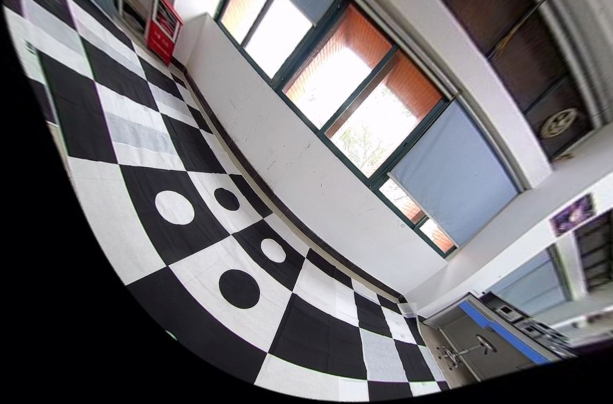
#> input picture images/back.jpg, 1225 x 808 px (shown at 1/2 size)
$ python -i utils.py   (imports and definitions only)
#> lines starting #> are read from the running program, lines starting #| are printed output that depends on the picture; after the words box and inside, x2 and y2 are one past the last pixel; in counts of white or black regions, pixels touching at a corner belong together
#> further down, picture is the input picture: shape (808, 1225, 3); mean B, G, R 112.6, 108.7, 110.8
import cv2
import numpy as np


# [45 lines left out: functions gstreamer_pipeline, convert_binary_to_bool, adjust_luminance, get_mean_statistisc, not called in this run]


def mean_luminance_ratio(grayA, grayB, mask):
    return get_mean_statistisc(grayA, mask) / get_mean_statistisc(grayB, mask)


def get_mask(img):
    """
    Convert an image to a mask array.
    """
    gray = cv2.cvtColor(img, cv2.COLOR_BGR2GRAY)
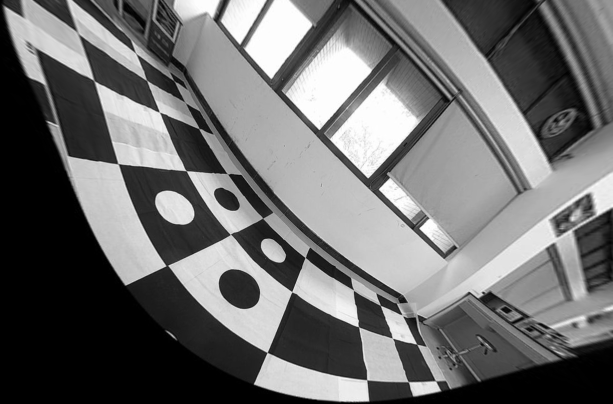
#> gray: shape (808, 1225) (shown at 1/2 size); min 0, max 255, mean 109.7
    ret, mask = cv2.threshold(gray, 0, 255, cv2.THRESH_BINARY)
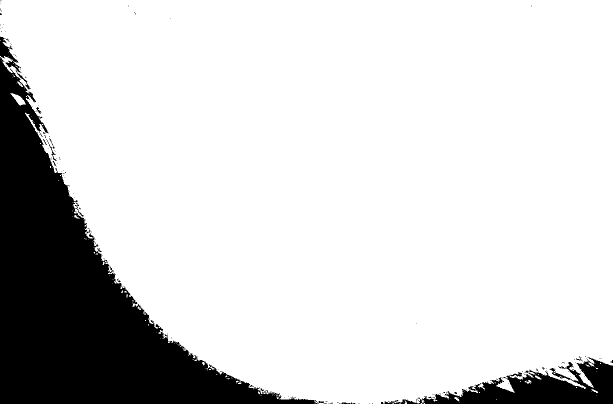
#> mask: shape (808, 1225) (shown at 1/2 size); 83.5% white; 163 black regions (150 under 20 px), largest, box (x1, y1, x2, y2) and area: (0, 114, 652, 808) 144055, (769, 714, 1225, 808) 17516, (0, 73, 61, 179) 1087
    return mask


# [9 lines left out: function get_overlap_region_mask, not called in this run]


def get_outmost_polygon_boundary(img):
    """
    Given a mask image with the mask describes the overlapping region of
    two images, get the outmost contour of this region.
    """
    mask = get_mask(img)
    mask = cv2.dilate(mask, np.ones((2, 2), np.uint8), iterations=2)
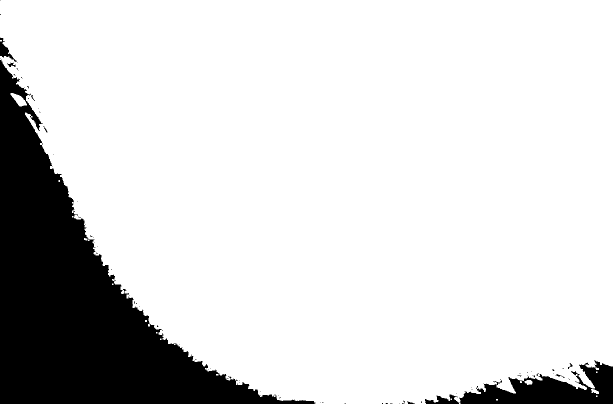
#> mask: shape (808, 1225) (shown at 1/2 size); 84.3% white; 78 black regions (68 under 20 px)
    cnts, hierarchy = cv2.findContours(
        mask,
        cv2.RETR_EXTERNAL,
        cv2.CHAIN_APPROX_SIMPLE)[-2:]
#> cnts = 18 contours, 14 with area under 20; largest, box (x1, y1, x2, y2) and area: (0, 0, 1225, 808) 831414, (21, 186, 54, 213) 402, (1049, 760, 1065, 770) 98, (1182, 778, 1198, 788) 76

    # get the contour with largest aera
    C = sorted(cnts, key=lambda x: cv2.contourArea(x), reverse=True)[0]
#> C = contour of 1539 points, box (x1, y1, x2, y2) (0, 0, 1225, 808), area 831414

    # polygon approximation
    polygon = cv2.approxPolyDP(C, 0.009 * cv2.arcLength(C, True), True)
#> polygon = [[0, 1], [187, 507], [415, 742], [920, 807], [1224, 732], [1224, 0]]

    return polygon


# [48 lines left out: functions get_weight_mask_matrix, make_white_balance, not called in this run]

>>> import cv2
>>> picture = cv2.imread('../images/back.jpg')
>>> result = get_outmost_polygon_boundary(picture)
#> result has the same summary as polygon in get_outmost_polygon_boundary

$ run again, on images/front.jpg
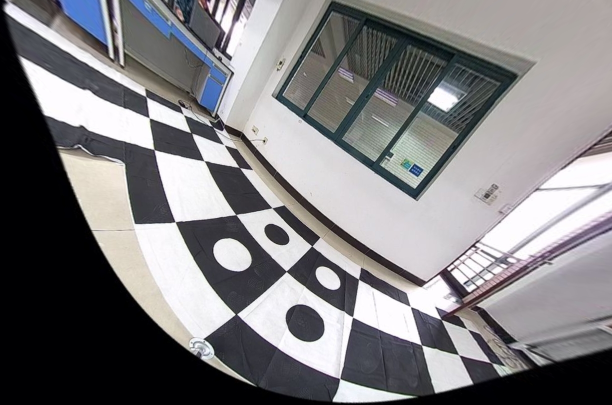
#> input picture images/front.jpg, 1224 x 810 px (shown at 1/2 size)
#> picture is the input picture: shape (810, 1224, 3); mean B, G, R 127.5, 125.2, 126.4
#> in get_mask, `ret, mask = cv2.threshold(gray, 0, 255, cv2.THRESH_BINARY)`:
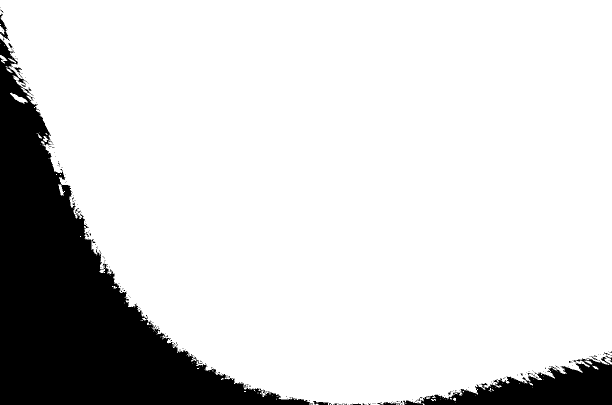
#> mask: shape (810, 1224) (shown at 1/2 size); 83.4% white; 228 black regions (213 under 20 px), largest, box (x1, y1, x2, y2) and area: (0, 77, 626, 810) 143998, (806, 714, 1224, 810) 19153, (0, 27, 20, 82) 315
#> in get_outmost_polygon_boundary, `mask = cv2.dilate(mask, np.ones((2, 2), np.uint8), iterations=2)`:
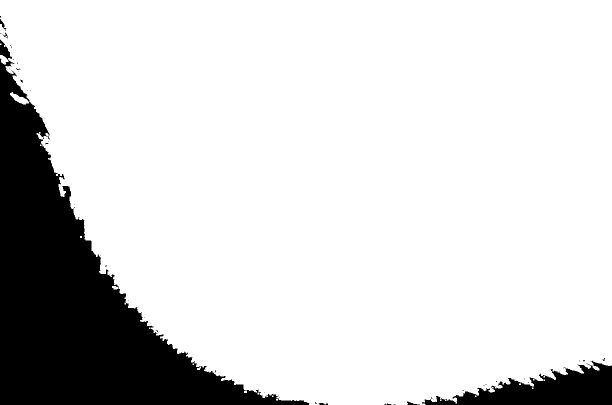
#> mask: shape (810, 1224) (shown at 1/2 size); 84.1% white; 47 black regions (40 under 20 px)
#> cnts = 20 contours, 15 with area under 20; largest, box (x1, y1, x2, y2) and area: (0, 0, 1224, 810) 831109, (20, 184, 58, 209) 368, (0, 110, 17, 129) 169, (224, 572, 236, 579) 50, (394, 734, 402, 740) 20
#> C = contour of 1440 points, box (x1, y1, x2, y2) (0, 0, 1224, 810), area 831109
#> polygon = [[0, 0], [198, 544], [392, 733], [850, 809], [1223, 730], [1223, 0]]
#> result has the same summary as polygon in get_outmost_polygon_boundary

$ run again, on images/front_left.jpg
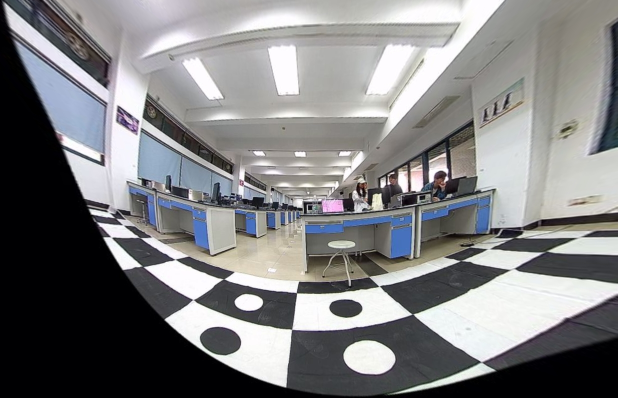
#> input picture images/front_left.jpg, 1235 x 796 px (shown at 1/2 size)
#> picture is the input picture: shape (796, 1235, 3); mean B, G, R 128.3, 127.1, 127
#> in get_mask, `ret, mask = cv2.threshold(gray, 0, 255, cv2.THRESH_BINARY)`:
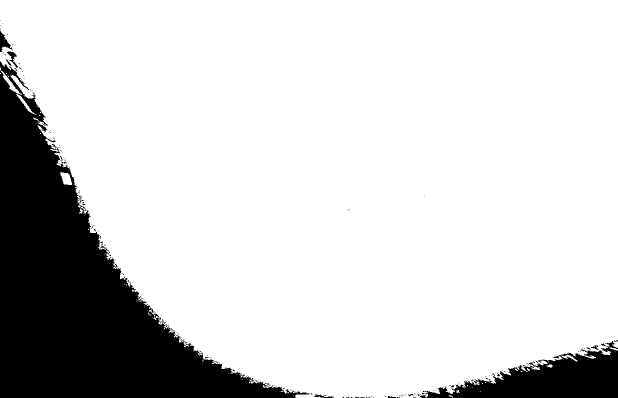
#> mask: shape (796, 1235) (shown at 1/2 size); 82.8% white; 185 black regions (175 under 20 px), largest, box (x1, y1, x2, y2) and area: (0, 123, 619, 796) 146497, (835, 682, 1235, 796) 21493, (0, 61, 26, 104) 438
#> in get_outmost_polygon_boundary, `mask = cv2.dilate(mask, np.ones((2, 2), np.uint8), iterations=2)`:
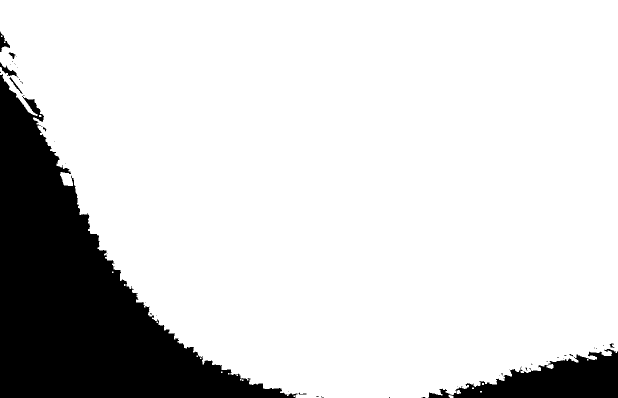
#> mask: shape (796, 1235) (shown at 1/2 size); 83.5% white; 48 black regions (39 under 20 px)
#> cnts = 19 contours, 16 with area under 20; largest, box (x1, y1, x2, y2) and area: (0, 0, 1235, 796) 818750, (913, 780, 922, 788) 42, (897, 790, 907, 796) 34
#> C = contour of 1376 points, box (x1, y1, x2, y2) (0, 0, 1235, 796), area 818750
#> polygon = [[0, 0], [0, 149], [405, 728], [856, 795], [1233, 705], [1234, 0]]
#> result has the same summary as polygon in get_outmost_polygon_boundary

$ run again, on images/front_right.jpg
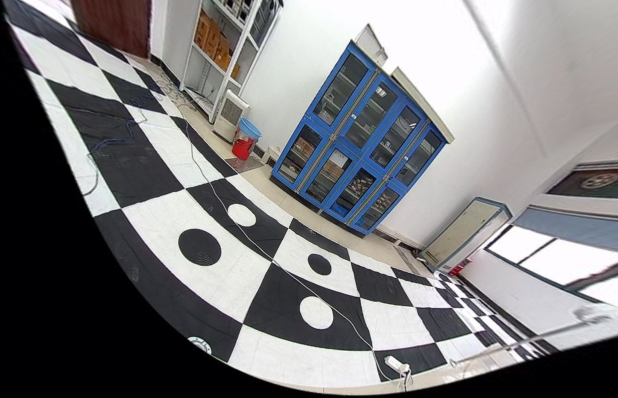
#> input picture images/front_right.jpg, 1235 x 795 px (shown at 1/2 size)
#> picture is the input picture: shape (795, 1235, 3); mean B, G, R 125.9, 124.2, 124.5
#> in get_mask, `ret, mask = cv2.threshold(gray, 0, 255, cv2.THRESH_BINARY)`:
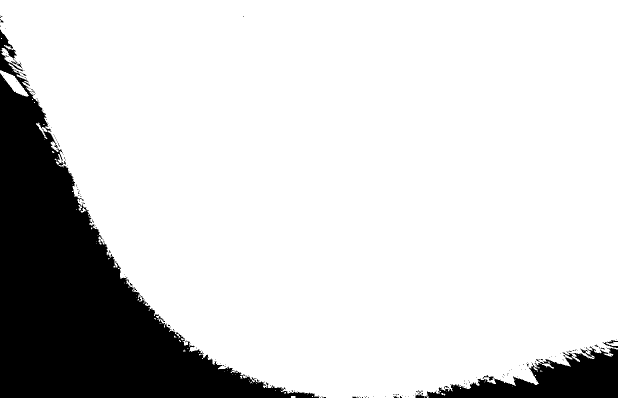
#> mask: shape (795, 1235) (shown at 1/2 size); 82.8% white; 204 black regions (197 under 20 px), largest, box (x1, y1, x2, y2) and area: (0, 59, 639, 795) 149176, (831, 693, 1235, 795) 18993, (1205, 680, 1235, 696) 151
#> in get_outmost_polygon_boundary, `mask = cv2.dilate(mask, np.ones((2, 2), np.uint8), iterations=2)`:
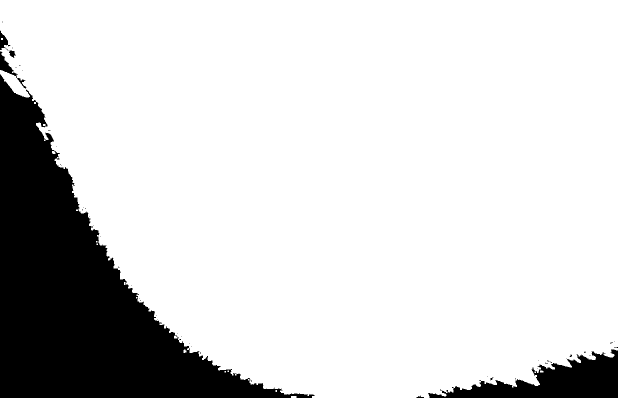
#> mask: shape (795, 1235) (shown at 1/2 size); 83.5% white; 48 black regions (42 under 20 px)
#> cnts = 16 contours, 12 with area under 20; largest, box (x1, y1, x2, y2) and area: (0, 0, 1235, 795) 817787, (104, 302, 111, 308) 24, (367, 699, 373, 706) 24, (582, 792, 593, 795) 20
#> C = contour of 1359 points, box (x1, y1, x2, y2) (0, 0, 1235, 795), area 817787
#> polygon = [[0, 0], [0, 147], [158, 422], [437, 740], [858, 794], [1228, 711], [1234, 0]]
#> result has the same summary as polygon in get_outmost_polygon_boundary
